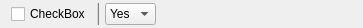
<?xml version="1.0" encoding="UTF-8"?>
<ui version="4.0">
 <class>QItemCheckBox</class>
 <widget class="QWidget" name="QItemCheckBox">
  <property name="geometry">
   <rect>
    <x>0</x>
    <y>0</y>
    <width>363</width>
    <height>26</height>
   </rect>
  </property>
  <property name="windowTitle">
   <string>Form</string>
  </property>
  <layout class="QHBoxLayout" name="horizontalLayout">
   <property name="topMargin">
    <number>3</number>
   </property>
   <property name="bottomMargin">
    <number>3</number>
   </property>
   <item>
    <widget class="QCheckBox" name="checkBox">
     <property name="text">
      <string>CheckBox</string>
     </property>
    </widget>
   </item>
   <item>
    <widget class="QWidget" name="widget" native="true">
     <property name="minimumSize">
      <size>
       <width>2</width>
       <height>0</height>
      </size>
     </property>
     <property name="maximumSize">
      <size>
       <width>2</width>
       <height>16777215</height>
      </size>
     </property>
     <property name="styleSheet">
      <string notr="true">border-left: 1px solid rgb(220,220,220);
border-right: 1px solid rgb(128,128,128);</string>
     </property>
    </widget>
   </item>
   <item>
    <widget class="QComboBox" name="comboBox">
     <item>
      <property name="text">
       <string>Yes</string>
      </property>
     </item>
     <item>
      <property name="text">
       <string>No</string>
      </property>
     </item>
    </widget>
   </item>
   <item>
    <spacer name="horizontalSpacer">
     <property name="orientation">
      <enum>Qt::Horizontal</enum>
     </property>
     <property name="sizeHint" stdset="0">
      <size>
       <width>40</width>
       <height>20</height>
      </size>
     </property>
    </spacer>
   </item>
  </layout>
 </widget>
 <resources/>
 <connections/>
</ui>
